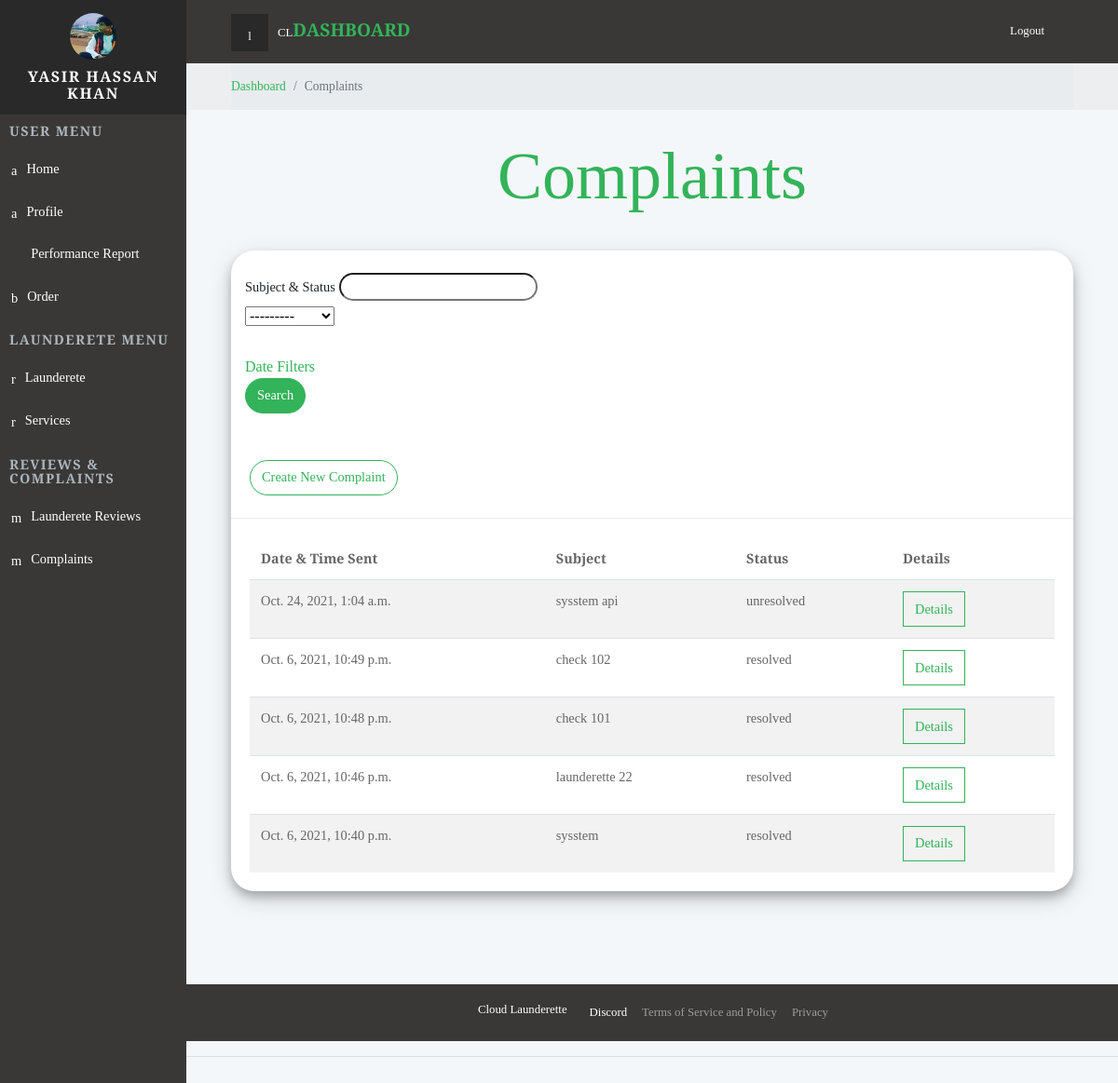
Screenshot of /dashboard/complaints/ (signed in) with the database file from the repository.
### backend/models.py (models this page shows, shortened)
class Launderer(models.Model):
    user = models.OneToOneField(User, on_delete=models.CASCADE, null=True)
    name = models.CharField(max_length=200, null=True)
    profile_pic = models.ImageField( default="default-profile.png")
    address = models.CharField(max_length=200, null=True)
    isBlocked = models.BooleanField(default=False)
    date_joined =models.DateTimeField(auto_now_add=True)

class Complaint(models.Model):
    client = models.ForeignKey(Client, null=True, blank=True, on_delete= models.SET_NULL)
    launderer = models.ForeignKey(Launderer, null=True, blank=True, on_delete= models.SET_NULL)
    subject = models.CharField(max_length=200, null=True)
    complain = models.TextField(blank=True, null=True)
    response = models.CharField(max_length=500, null=True, blank=True)
    status =models.CharField(max_length=50, blank=True, null=True, choices=StatusChoice3.choices,default=StatusChoice3.UNRESOLVED)
    date = models.DateTimeField(auto_now_add=True, null=True)

### backend/decorators.py (the view)
		def wrapper_func(request, *args, **kwargs):
			group = None
			if request.user.groups.exists():
				group = request.user.groups.all()[0].name
			if group in allowed_roles:
				return view_func(request, *args, **kwargs)
			else:
				return HttpResponse('You are not authorized to view this page')

### backend/views.py (called while the page is built)
@login_required(login_url="loginPage")
@allowed_users(allowed_roles=['launderer'])
def complaints(request):
    launder = request.user.launderer
    complaints = launder.complaint_set.all().order_by('-date')
    complaintsFilter = ComplaintFilter(request.GET, queryset=complaints)
    complaints = complaintsFilter.qs
    p  = Paginator(complaints, 20)
    page_num = request.GET.get('page', 1)
    try:
        page = p.page(page_num)
    except EmptyPage:
        page = p.page(1)
    context = {'launderer' : launder,  "complaints": page, "complaintsFilter": complaintsFilter}
    return render(request,"frontend/complaints.html",context)

### frontend/templates/frontend/complaints.html (shortened to what this page needs)
{%  extends 'frontend/partialview/base_template.html' %}
{% load static %}
{% block content %}
    <div class="page">
      {% include 'frontend/partialview/topbar.html' %}
      <div class="breadcrumb-holder">
        <div class="container-fluid">
          <ul class="breadcrumb">
            <li class="breadcrumb-item "><a href="{% url 'dashboard' %}">Dashboard</a></li>
            <li class="breadcrumb-item active">Complaints       </li>
          </ul>
        </div>
      </div>
      <section class="charts">
        <div class="container-fluid">
          <header>
            <h1 class="h3 display-3  text-primary text-center">Complaints            </h1>
          </header>
        <div class="card">
          <div class="container mt-4">
            <form method="get" class="text-left">
              <div class="filters">
                <div class="form-group-material">
                  <label>Subject & Status</label>
                  {{complaintsFilter.form.subject}}
                  <br>
                  {{complaintsFilter.form.status}}
                </div>
                <a href="#date_filter"  data-toggle="collapse">Date Filters</a>
              </div>
              <div class="form-group">
		            <button class="my-btn btn btn-primary" type="submit">Search</button>
              </div>
            </form>
          </div>
                        <div class="card-header">
                        <a class="my-btn btn btn-md btn-outline-primary   mb-2 mt-4" href="{% url 'newComplaint' %}">Create New Complaint</a>
                        </div>
                        <div class="card-body">
                        <div class="table-responsive">
                            <table class="table table-striped table-hover">
                            <thead>
                                <tr>
                                <th>Date & Time Sent</th>
                                <th>Subject</th>
                                <th>Status</th>
                                <th>Details</th>
                                </tr>
                            </thead>
                            <tbody>
                                {% for complaint in complaints %}
                                    <tr>
                                        <td>{{complaint.date}}</td>
                                        <td>{{complaint.subject}}</td>
                                        <td>{{complaint.status}}</td>
                                        <td><a class="btn btn-md btn-outline-primary" href= "{% url 'complaintDetail' complaint.id %}">Details</a></td>
                                    </tr>
                                {% endfor %}
                            </tbody>
                            </table>
                        </div>
                        </div>
          </div>
        </div>
      </section>
      <footer class="main-footer">
        {% include 'frontend/partialView/footer_navbar.html' %}
      </footer>
    </div>
{% endblock content %}

### frontend/templates/frontend/partialview/header_navbar.html (shortened to what this page needs)
{% load static %}
    <nav class="side-navbar">
      <div class="side-navbar-wrapper">
        <div class="sidenav-header d-flex align-items-center justify-content-center">
          <div class="sidenav-header-inner text-center"><img src="{{launderer.profile_pic.url}}" alt="person" class="img-fluid rounded-circle">
            <h2 class="h5">{{launderer.name}}</h2>
          </div>
        </div>
        <div class="main-menu">
          <h5 class="sidenav-heading">User Menu</h5>
          <ul id="side-main-menu" class="side-menu list-unstyled">
            <li><a href="{% url 'dashboard' %}" > <i class="icon-form"></i>Home                             </a></li>
            <li><a href="{% url 'myAccount' %}"> <i class="icon-form"></i>Profile                             </a></li>
            <li class=""><a href="{% url 'Report' %}"> <i class="fa fa-bar-chart"></i>Performance Report                              </a></li>
            <li><a href="#exampledropdownDropdown2" aria-expanded="false" data-toggle="collapse"> <i class="icon-home"></i>Order </a>
            </li>
        </div>
        <div class="admin-menu">
          <h5 class="sidenav-heading">Launderete Menu</h5>
          <ul id="side-admin-menu" class="side-menu list-unstyled">
            <li> <a href="{% url 'launderette' %}"> <i class="icon-screen"> </i>Launderete</a></li>
            {% if totalLaunderette != 0 %}
              <li> <a href="{% url 'services' %}"> <i class="icon-screen"> </i>Services</a></li>
            {% endif %}
          </ul>
        </div>
        <div class="admin-menu">
          <h5 class="sidenav-heading">Reviews & Complaints</h5>
          <ul id="side-admin-menu" class="side-menu list-unstyled">
            {% if totalLaunderette != 0 %}
              <li> <a href="{% url 'laundaretteReviews' %}"> <i class="icon-flask"> </i>Launderete Reviews</a></li>
            {% endif %}
            <li> <a href="{% url 'complaints' %}"> <i class="icon-flask"> </i>Complaints</a></li>
          </ul>
        </div>
      </div>
    </nav>

### static/css/mystyle.css (style rules this page uses)
a { display: inline-block; text-decoration: none; color: #fff; }
body { overflow-x: hidden; }
i { display: inline-block; }
i[class*='icon-'] { -webkit-transform: translateY(4px); transform: translateY(4px); }
table { font-size: 0.9em; color: #666; }
.page { position: absolute; top: 0; right: 0; -webkit-transition: width 0.3s linear; transition: width 0.3s linear; width: calc(100% - 200px); background-color: #F4F7FA; min-height: 100vh; padding-bottom: 50px; }
h2 { color: #555; font-weight: 400; }
.breadcrumb-holder { background: #eceeef; }
.breadcrumb-holder .breadcrumb { padding: 15px 0; font-size: 0.85em; font-weight: 300; color: #999; margin-bottom: 0; }
.card { margin-bottom: 30px; }
section header { padding-top: 2rem; padding-bottom: 2rem; }
@media (min-width: 768px) { .container-fluid { padding: 0 3rem; } }
.side-navbar { position: fixed; top: 0; left: 0; width: 200px; height: 100%; width: 200px; text-align: left; background: #393836; color: #fff; z-index: 999; overflow-y: auto; -webkit-transition: all 0.3s; transition: all 0.3s; }
.side-navbar li { position: relative; }
.side-navbar li a { position: relative; font-size: .9rem; font-weight: 300; color: #fff; text-decoration: none; width: 100%; padding: 12px; }
.side-navbar li a[data-toggle="collapse"]::before { content: '\f104'; display: inline-block; -webkit-transform: translateY(-50%); transform: translateY(-50%); font-family: 'FontAwesome'; position: absolute; top: 50%; right: 20px; }
.side-navbar .sidenav-header { background: #292929; padding: 14px; margin-bottom: 10px; }
.side-navbar .sidenav-header img { width: 50px; height: 50px; }
.side-navbar .sidenav-header h2 { margin: 10px 0 0; text-transform: uppercase; letter-spacing: .1em; }
.side-navbar .sidenav-heading { font-weight: 700; color: #adb5bd; font-size: .9rem; text-transform: uppercase; letter-spacing: .1em; margin-left: 10px; margin-top: 10px; margin-bottom: 10px; }
.side-navbar i[class*='icon-'] { -webkit-transform: translateY(2px); transform: translateY(2px); }
.side-navbar i { font-size: inherit; margin-right: 10px; }
footer.main-footer { width: 100%; bottom: 0; margin-top: 10%; }
label { font-size: .9rem; }
.form-group { margin-bottom: 10px; }
.form-group-material { position: relative; margin-bottom: 30px; }
button { cursor: pointer; }
.table { margin-bottom: 0; color: #666; }
.table td, .table th { border-color: #dee2e6; }
.table thead th { border: none; }
.table-striped tbody tr { -webkit-transition: all 0.3s; transition: all 0.3s; }
.btn { font-weight: 400; border: 1px solid transparent; padding: 0.45rem 0.75rem; font-size: 0.9rem; line-height: 1.5; border-radius: 0; -webkit-transition: color 0.15s ease-in-out, background-color 0.15s ease-in-out, border-color 0.15s ease-in-out, -webkit-box-shadow 0.15s ease-in-out; transition: color 0.15s ease-in-out, background-color 0.15s ease-in-out, border-color 0.15s ease-in-out, -webkit-box-shadow 0.15s ease-in-out; transition: color 0.15s ease-in-out, background-color 0.15s ease-in-out, border-color 0.15s ease-in-out, box-shadow 0.15s ease-in-out; transition: color 0.15s ease-in-out, background-color 0.15s ease-in-out, border-color 0.15s ease-in-out, box-shadow 0.15s ease-in-out, -webkit-box-shadow 0.15s ease-in-out; }
.btn-primary { color: color-yiq(#33b35a); background-color: #33b35a; border-color: #33b35a; }
.btn-outline-primary { color: #33b35a; background-color: transparent; background-image: none; border-color: #33b35a; }
body { font-family: "Roboto", sans-serif; font-size: 1rem; font-weight: 400; line-height: 1.5; color: #212529; background-color: #fff; }
a { color: #33b35a; text-decoration: none; }
h1, h2, h3, h4, h5, h6, .h1, .h2, .h3, .h4, .h5, .h6 { margin-bottom: 0.5rem; font-family: inherit; font-weight: 700; line-height: 1.1; color: inherit; }
h1, .h1 { font-size: 1.5rem; }
h2, .h2 { font-size: 1.3rem; }
h3, .h3 { font-size: 1.2rem; }
h5, .h5 { font-size: 1rem; }
.display-3 { font-size: 4.5rem; font-weight: 300; line-height: 1.1; }
.text-primary { color: #33b35a !important; }
.card { background-color: #fff; border: 0 solid #eee; border-radius: 0; }
.card-body { padding: 1.25rem; }
.card-header { padding: 1rem 1.25rem; background-color: #fff; border-bottom: 1px solid #eee; }

### rows the page displays
Launderer: profile_pic (picture), name "YASIR HASSAN KHAN"
Complaint: date "Oct. 24, 2021, 1:04 a.m.", subject "sysstem api", status "unresolved"
Complaint: date "Oct. 6, 2021, 10:49 p.m.", subject "check 102", status "resolved"
Complaint: date "Oct. 6, 2021, 10:48 p.m.", subject "check 101", status "resolved"
Complaint: date "Oct. 6, 2021, 10:46 p.m.", subject "launderette 22", status "resolved"
Complaint: date "Oct. 6, 2021, 10:40 p.m.", subject "sysstem", status "resolved"
